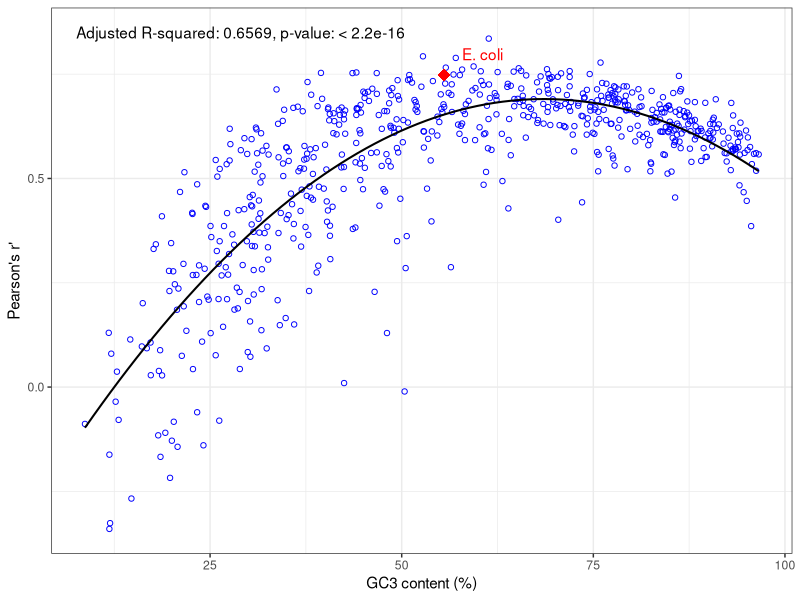

Reproduce this figure in R.
library(ggplot2)

#read in CSV containing Pearson's r + GC3 content for each bacteria

data = read.csv("rval_vs_GC3.csv", h = TRUE)

#add column containing GC3^2 for quadratic model of r vals

data2 = transform(data, GC3_squared=GC3_content^2)

quadratic_model = lm(data2$rvals ~ data2$GC3_content + data2$GC3_squared)

#extract E. coli data point so it can be highlighted in the figure

ecoli = subset(data2, Accession == "AP010953")

#plot r values against GC3 content including quadratic model

pdf("figure4a.pdf", width = 8, height = 6)
fig4 = ggplot(data2, aes(x = GC3_content, y = rvals)) +
	geom_point(colour = "blue", pch = 21) + 
	geom_point(data = ecoli, colour = "red", pch = 18, cex = 4) +
	geom_text(data = ecoli, label = "E. coli", nudge_x = 5, nudge_y = 0.05, colour = "red") +
	theme_bw() + 
	geom_smooth(method = "lm", formula = y ~ x + I(x^2), colour = "black", se = FALSE, linewidth = 0.7) +
	labs(x = "GC3 content (%)", y = "Pearson's r'") + 
	annotate("text", x=29, y=0.85, label= "Adjusted R-squared: 0.6569, p-value: < 2.2e-16")
print(fig4)
dev.off()

